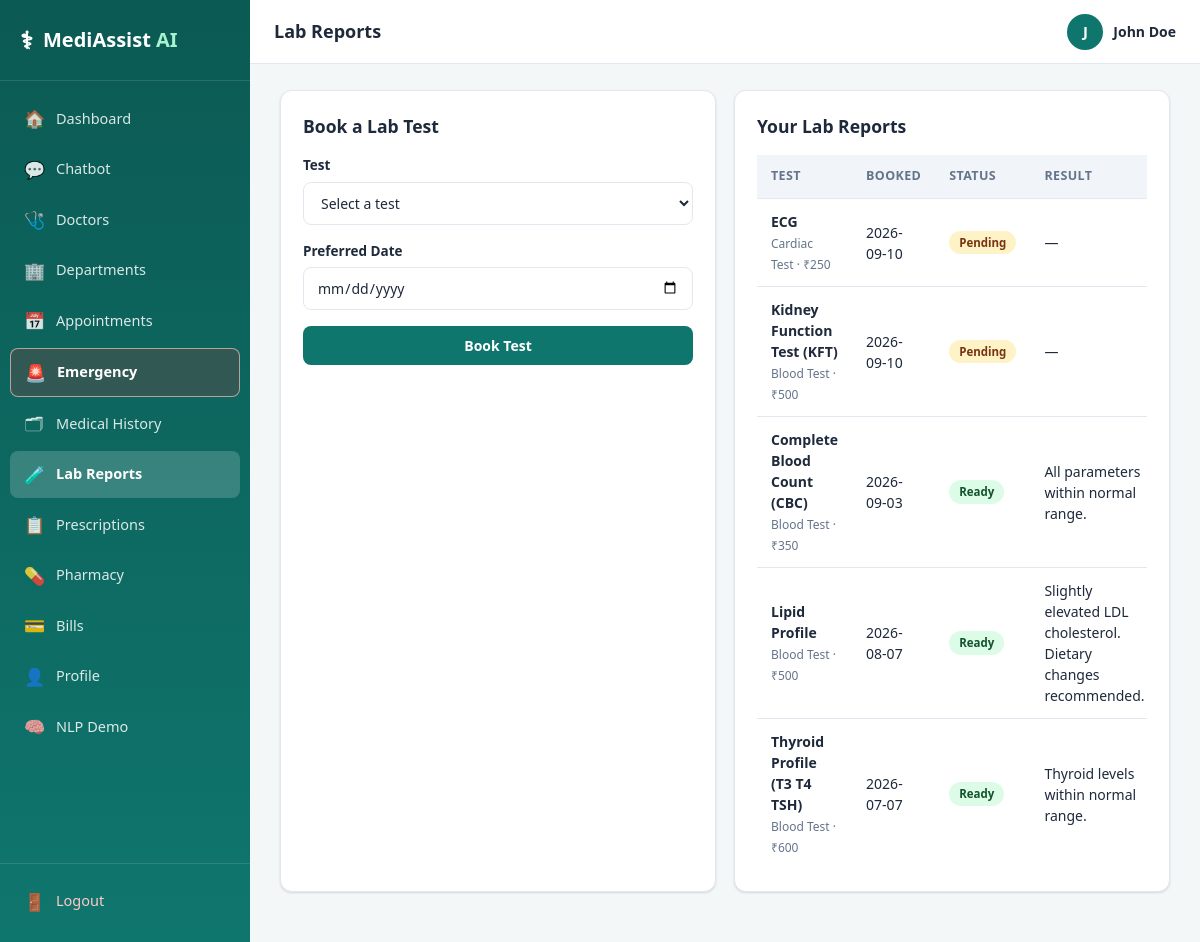
The page /lab-reports (signed in) on the database its author committed.
### tables this page shows
CREATE TABLE users (
    user_id         INTEGER PRIMARY KEY AUTOINCREMENT,
    username        TEXT UNIQUE NOT NULL,
    email           TEXT UNIQUE NOT NULL,
    password_hash   TEXT NOT NULL,
    role            TEXT NOT NULL DEFAULT 'patient',   -- patient | admin
    full_name       TEXT NOT NULL,
    phone           TEXT,
    created_at      TIMESTAMP DEFAULT CURRENT_TIMESTAMP,
    is_active       INTEGER DEFAULT 1
);

CREATE TABLE lab_reports (
    report_id       INTEGER PRIMARY KEY AUTOINCREMENT,
    patient_id      INTEGER NOT NULL,
    test_id         INTEGER NOT NULL,
    booked_date     TEXT NOT NULL,
    status          TEXT DEFAULT 'pending',   -- pending | processing | ready
    result_summary  TEXT,
    report_file     TEXT,
    FOREIGN KEY (patient_id) REFERENCES patients(patient_id),
    FOREIGN KEY (test_id) REFERENCES lab_tests(test_id)
);

CREATE TABLE lab_tests (
    test_id         INTEGER PRIMARY KEY AUTOINCREMENT,
    test_name       TEXT NOT NULL,
    category        TEXT,
    price           REAL NOT NULL,
    preparation     TEXT,           -- fasting required etc.
    report_time     TEXT            -- e.g. "24 hours"
);

### routes/lab.py (the view)
@lab_bp.route("/lab-reports")
@login_required
def lab_reports():
    user = get_current_user()
    patient = query("SELECT * FROM patients WHERE user_id = ?", (user["user_id"],), fetchone=True)
    reports = query(
        """SELECT r.*, t.test_name, t.category, t.price FROM lab_reports r
           JOIN lab_tests t ON r.test_id = t.test_id
           WHERE r.patient_id = ? ORDER BY r.booked_date DESC""",
        (patient["patient_id"],))
    tests = query("SELECT * FROM lab_tests ORDER BY category, test_name")
    return render_template("lab_reports.html", reports=reports, tests=tests, today=date.today().isoformat())

### database/db.py (called while the page is built)
def get_connection():
    conn = sqlite3.connect(DB_PATH)
    conn.row_factory = sqlite3.Row
    conn.execute("PRAGMA foreign_keys = ON")
    return conn

def query(sql, params=(), fetchone=False, commit=False):
    conn = get_connection()
    cur = conn.cursor()
    cur.execute(sql, params)
    if commit:
        conn.commit()
        last_id = cur.lastrowid
        conn.close()
        return last_id
    rows = cur.fetchone() if fetchone else cur.fetchall()
    conn.close()
    if rows is None:
        return None
    if fetchone:
        return dict(rows)
    return [dict(r) for r in rows]

### routes/auth.py (called while the page is built)
def login_required(f):
    @wraps(f)
    def wrapper(*args, **kwargs):
        if "user_id" not in session:
            if request.path.startswith("/api/"):
                return jsonify({"error": "Authentication required"}), 401
            flash("Please log in to continue.", "warning")
            return redirect(url_for("auth.login", next=request.path))
        return f(*args, **kwargs)
    return wrapper

def get_current_user():
    if "user_id" not in session:
        return None
    return query("SELECT * FROM users WHERE user_id = ?", (session["user_id"],), fetchone=True)

### templates/lab_reports.html (shortened to what this page needs)
{% extends "base.html" %}
{% block page_title %}Lab Reports{% endblock %}
{% block content %}
<div class="grid grid-2">
  <div class="card">
    <div class="card-header"><h3>Book a Lab Test</h3></div>
    <form method="POST" action="{{ url_for('lab.book_test') }}">
      <div class="form-group">
        <label>Test</label>
        <select name="test_id" class="form-control" required>
          <option value="">Select a test</option>
        </select>
      </div>
      <div class="form-group">
        <label>Preferred Date</label>
        <input type="date" name="booked_date" class="form-control" min="{{ today }}" required>
      </div>
      <button type="submit" class="btn btn-primary btn-block">Book Test</button>
    </form>
  </div>
  <div class="card">
    <div class="card-header"><h3>Your Lab Reports</h3></div>
    {% if reports %}
    <div class="table-wrap">
    <table class="data-table">
      <thead><tr><th>Test</th><th>Booked</th><th>Status</th><th>Result</th></tr></thead>
      <tbody>
      {% for r in reports %}
        <tr>
          <td><b>{{ r.test_name }}</b><br><span class="text-muted" style="font-size:12px;">{{ r.category }} · ₹{{ r.price | int }}</span></td>
          <td>{{ r.booked_date }}</td>
          <td><span class="badge badge-{{ r.status }}">{{ r.status }}</span></td>
          <td>{{ r.result_summary or '—' }}</td>
        </tr>
      {% endfor %}
      </tbody>
    </table>
    </div>
    {% else %}
    <div class="empty-state"><div class="icon">🧪</div><p>No lab reports yet.</p></div>
    {% endif %}
  </div>
</div>
{% endblock %}

### templates/base.html (shortened to what this page needs)
<!DOCTYPE html>
<html lang="en">
<head>
<link rel="stylesheet" href="{{ url_for('static', filename='css/style.css') }}">
</head>
<body>
<div class="app-shell">
  <aside class="sidebar" id="sidebar">
    <div class="sidebar-brand">
      <span class="brand-icon">⚕</span>
      <span class="brand-text">MediAssist <b>AI</b></span>
    </div>
    <nav class="sidebar-nav">
      <a href="{{ url_for('main.dashboard') }}" class="nav-item {{ 'active' if request.endpoint=='main.dashboard' }}"><span>🏠</span> Dashboard</a>
      <a href="{{ url_for('chatbot.chatbot_page') }}" class="nav-item {{ 'active' if request.endpoint=='chatbot.chatbot_page' }}"><span>💬</span> Chatbot</a>
      <a href="{{ url_for('doctors.list_doctors') }}" class="nav-item {{ 'active' if request.endpoint=='doctors.list_doctors' }}"><span>🩺</span> Doctors</a>
      <a href="{{ url_for('departments.list_departments') }}" class="nav-item {{ 'active' if request.endpoint=='departments.list_departments' }}"><span>🏢</span> Departments</a>
      <a href="{{ url_for('appointments.list_appointments') }}" class="nav-item {{ 'active' if request.endpoint=='appointments.list_appointments' }}"><span>📅</span> Appointments</a>
      <a href="{{ url_for('main.emergency_page') }}" class="nav-item {{ 'active' if request.endpoint=='main.emergency_page' }} emergency-nav"><span>🚨</span> Emergency</a>
      <a href="{{ url_for('patient.medical_history') }}" class="nav-item {{ 'active' if request.endpoint=='patient.medical_history' }}"><span>🗂</span> Medical History</a>
      <a href="{{ url_for('lab.lab_reports') }}" class="nav-item {{ 'active' if request.endpoint=='lab.lab_reports' }}"><span>🧪</span> Lab Reports</a>
      <a href="{{ url_for('pharmacy.prescriptions_page') }}" class="nav-item {{ 'active' if request.endpoint=='pharmacy.prescriptions_page' }}"><span>📋</span> Prescriptions</a>
      <a href="{{ url_for('pharmacy.pharmacy_page') }}" class="nav-item {{ 'active' if request.endpoint=='pharmacy.pharmacy_page' }}"><span>💊</span> Pharmacy</a>
      <a href="{{ url_for('billing.bills_page') }}" class="nav-item {{ 'active' if request.endpoint=='billing.bills_page' }}"><span>💳</span> Bills</a>
      <a href="{{ url_for('patient.profile') }}" class="nav-item {{ 'active' if request.endpoint=='patient.profile' }}"><span>👤</span> Profile</a>
      <a href="{{ url_for('nlp_demo.nlp_demo_page') }}" class="nav-item {{ 'active' if request.endpoint=='nlp_demo.nlp_demo_page' }}"><span>🧠</span> NLP Demo</a>
    </nav>
    <div class="sidebar-footer">
      <a href="{{ url_for('auth.logout') }}" class="nav-item logout"><span>🚪</span> Logout</a>
    </div>
  </aside>
  <div class="main-area">
    <header class="topbar">
      <div class="topbar-title">{% block page_title %}Dashboard{% endblock %}</div>
      <div class="topbar-user">
        {% if current_user %}
        <span class="user-avatar">{{ current_user.full_name[0] | upper }}</span>
        <span class="user-name">{{ current_user.full_name }}</span>
        {% endif %}
      </div>
    </header>
    <main class="content">
      {% block content %}{% endblock %}
    </main>
  </div>
</div>
</body>
</html>

### rows shown on the page
users: full_name "J", full_name "John Doe"
lab_reports: test_name "ECG", category "Cardiac Test", price "250", booked_date "2026-09-10", status "Pending", result_summary "—"
lab_reports: test_name "Kidney Function Test (KFT)", category "Blood Test", price "500", booked_date "2026-09-10", status "Pending", result_summary "—"
lab_reports: test_name "Complete Blood Count (CBC)", category "Blood Test", price "350", booked_date "2026-09-03", status "Ready", result_summary "All parameters within normal range."
lab_reports: test_name "Lipid Profile", category "Blood Test", price "500", booked_date "2026-08-07", status "Ready", result_summary "Slightly elevated LDL cholesterol. Dietary changes recommended."
lab_reports: test_name "Thyroid Profile (T3 T4 TSH)", category "Blood Test", price "600", booked_date "2026-07-07", status "Ready", result_summary "Thyroid levels within normal range."
